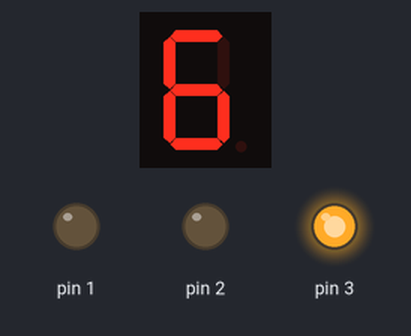
Simulated run of this sketch. Board: Arduino Uno, built with avr-gcc and run on an emulated ATmega328P. Shown: 1-digit seven-segment display, output pins drawn as LEDs (lit = HIGH). Wiring (inferred from the names in the program): 1-digit 7-segment display, segments lit when HIGH: segments pin 13, pin 12, pin 11, pin 10, pin 9, pin 8, pin 7. The segment pins are drawn as the display they are named for; pins used as bus, display or sensor lines are not drawn.

Above: at 0.1 s.
At 2.1 s:
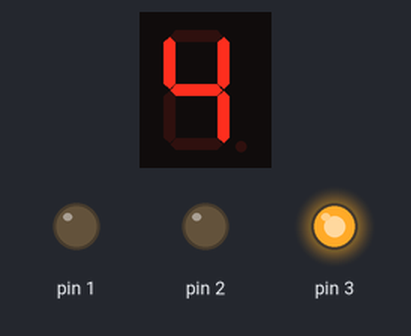
At 4.1 s:
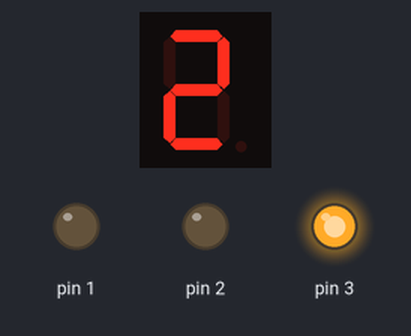
At 8.1 s:
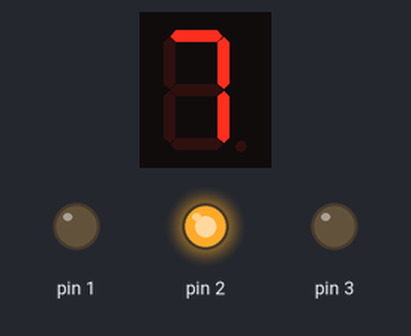
At 12.1 s:
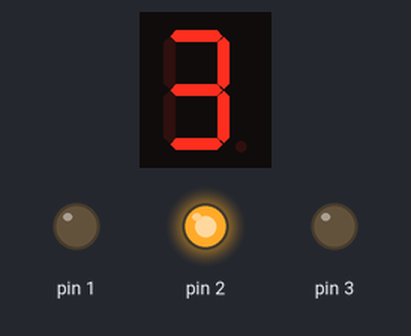
At 17.1 s:
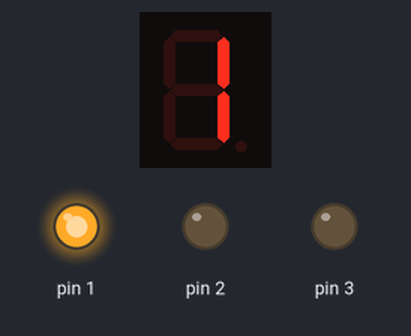
Timing chart, 0 to 37.5 s (numbered marks = the images above):
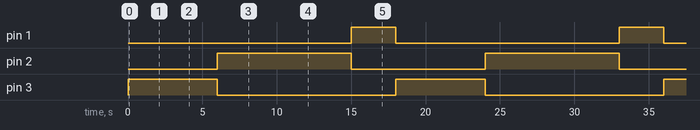

Measured:
- by itself, pin 1: alternates HIGH for 3.0 s and LOW for 15.0 s
- by itself, pin 2: alternates HIGH for 9.0 s and LOW for 9.0 s
- by itself, pin 3: alternates HIGH for 6.0 s and LOW for 12.0 s
- what the display in image 1 shows lasts 1.0 s, from 2.0 s to 3.0 s

The sketch:

Traffic_light_2.ino
```cpp
void displayseg (int x);

void setup()
{
  pinMode(13, OUTPUT); //To Seg A
  pinMode(12, OUTPUT); //To Seg B
  pinMode(11, OUTPUT); //To Seg C
  pinMode(10, OUTPUT); //To Seg D
  pinMode(9, OUTPUT);  //To Seg E
  pinMode(8, OUTPUT);  //To Seg F
  pinMode(7, OUTPUT);  //To Seg G
  pinMode(3, OUTPUT);
  pinMode(2, OUTPUT);
  pinMode(1, OUTPUT);
}

void loop()
{

  digitalWrite(1,0);
  digitalWrite(2,0);
  digitalWrite(3,1);
  displayseg(6);
  delay(1000);
  displayseg(5);
  delay(1000);
  displayseg(4);
  delay(1000);
  displayseg(3);
  delay(1000);
  displayseg(2);
  delay(1000);
  displayseg(1);
  delay(1000);

  digitalWrite(1,0);
  digitalWrite(2,1);
  digitalWrite(3,0);
  displayseg(9);
  delay(1000);
  displayseg(8);
  delay(1000);
  displayseg(7);
  delay(1000);
  displayseg(6);
  delay(1000);
  displayseg(5);
  delay(1000);
  displayseg(4);
  delay(1000);
  displayseg(3);
  delay(1000);
  displayseg(2);
  delay(1000);
  displayseg(1);
  delay(1000);

  digitalWrite(1,1);
  digitalWrite(2,0);
  digitalWrite(3,0);
  displayseg(3);
  delay(1000);
  displayseg(2);
  delay(1000);
  displayseg(1);
  delay(1000);
}

void displayseg(int x) {

  switch (x)
  {
  case 1:
    digitalWrite(13,0);
    digitalWrite(12,1);
    digitalWrite(11,1);
    digitalWrite(10,0);
    digitalWrite(9,0);
    digitalWrite(8,0);
    digitalWrite(7,0);
    break;

  case 2:
  digitalWrite(13,1);
  digitalWrite(12,1);
  digitalWrite(11,0);
  digitalWrite(10,1);
  digitalWrite(9,1);
  digitalWrite(8,0);
  digitalWrite(7,1);
  break;

    case 3:
  digitalWrite(13,1);
  digitalWrite(12,1);
  digitalWrite(11,1);
  digitalWrite(10,1);
  digitalWrite(9,0);
  digitalWrite(8,0);
  digitalWrite(7,1);
  break;

  case 4:
  digitalWrite(13,0);
  digitalWrite(12,1);
  digitalWrite(11,1);
  digitalWrite(10,0);
  digitalWrite(9,0);
  digitalWrite(8,1);
  digitalWrite(7,1);
  break;

    case 5:
  digitalWrite(13,1);
  digitalWrite(12,0);
  digitalWrite(11,1);
  digitalWrite(10,1);
  digitalWrite(9,0);
  digitalWrite(8,1);
  digitalWrite(7,1);
  break;

  case 6:
  digitalWrite(13,1);
  digitalWrite(12,0);
  digitalWrite(11,1);
  digitalWrite(10,1);
  digitalWrite(9,1);
  digitalWrite(8,1);
  digitalWrite(7,1);
  break;

  case 7:
  digitalWrite(13,1);
  digitalWrite(12,1);
  digitalWrite(11,1);
  digitalWrite(10,0);
  digitalWrite(9,0);
  digitalWrite(8,0);
  digitalWrite(7,0);
  break;

  case 8:
  digitalWrite(13,1);
  digitalWrite(12,1);
  digitalWrite(11,1);
  digitalWrite(10,1);
  digitalWrite(9,1);
  digitalWrite(8,1);
  digitalWrite(7,1);
  break;

  case 9:
  digitalWrite(13,1);
  digitalWrite(12,1);
  digitalWrite(11,1);
  digitalWrite(10,1);
  digitalWrite(9,0);
  digitalWrite(8,1);
  digitalWrite(7,1);
  break;
  }
}
```
